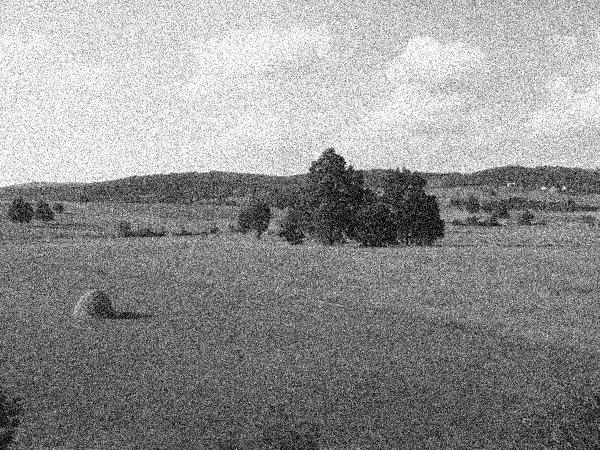
#> input picture ngry.jpg, 600 x 450 px; the run also reads 1 picture not shown here
$ python edge_noise.py
#> lines starting #> are read from the running program, lines starting #| are printed output that depends on the picture
import cv2
import numpy as np

noise = cv2.imread("ngry.jpg")
#> noise is the input picture: shape (450, 600, 3); min 0, max 255, mean 146.8

kernel_x = np.array([
                            [ 0,  0,  0],
                            [ -1,  0,  1],
                            [ 0,  0,  0]
                            ], np.float32)

result = cv2.filter2D(noise, -1, kernel_x)
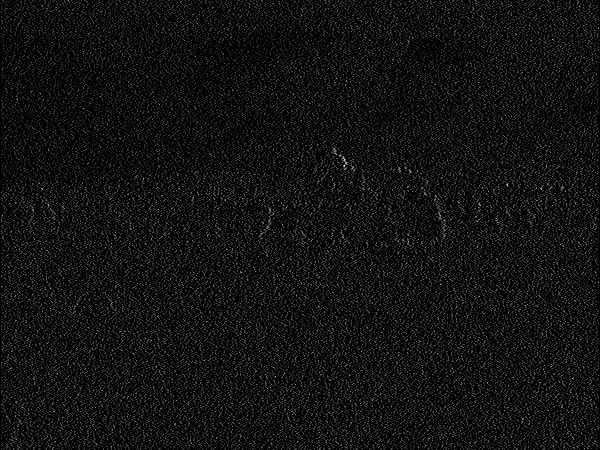
#> result: shape (450, 600, 3); min 0, max 237, mean 16.8

result = cv2.convertScaleAbs(result)

cv2.imwrite("x1_noise.jpg", result)


kernel_Sobel_x = np.array([
                            [ -1,  0,  1],
                            [ -2,  0,  2],
                            [ -1,  0,  1]
                            ], np.float32)

result = cv2.filter2D(noise, -1, kernel_Sobel_x)
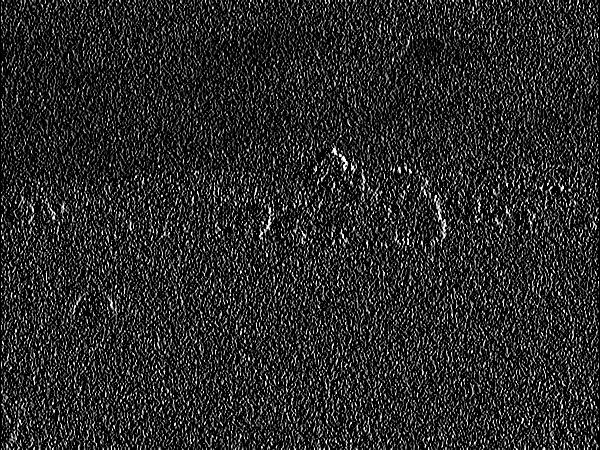
#> result: shape (450, 600, 3); min 0, max 255, mean 41.2

result = cv2.convertScaleAbs(result)

cv2.imwrite("SobelX_noise.jpg", result)


img =cv2.imread("Gaussian_noise.jpg")

result = cv2.filter2D(img, -1, kernel_Sobel_x)
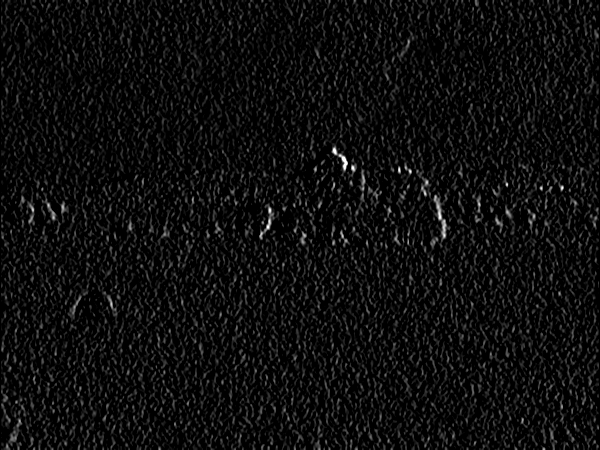
#> result: shape (450, 600, 3); min 0, max 255, mean 13.8

result = cv2.convertScaleAbs(result)

cv2.imwrite("Gaussian_noise_edge.jpg", result)
